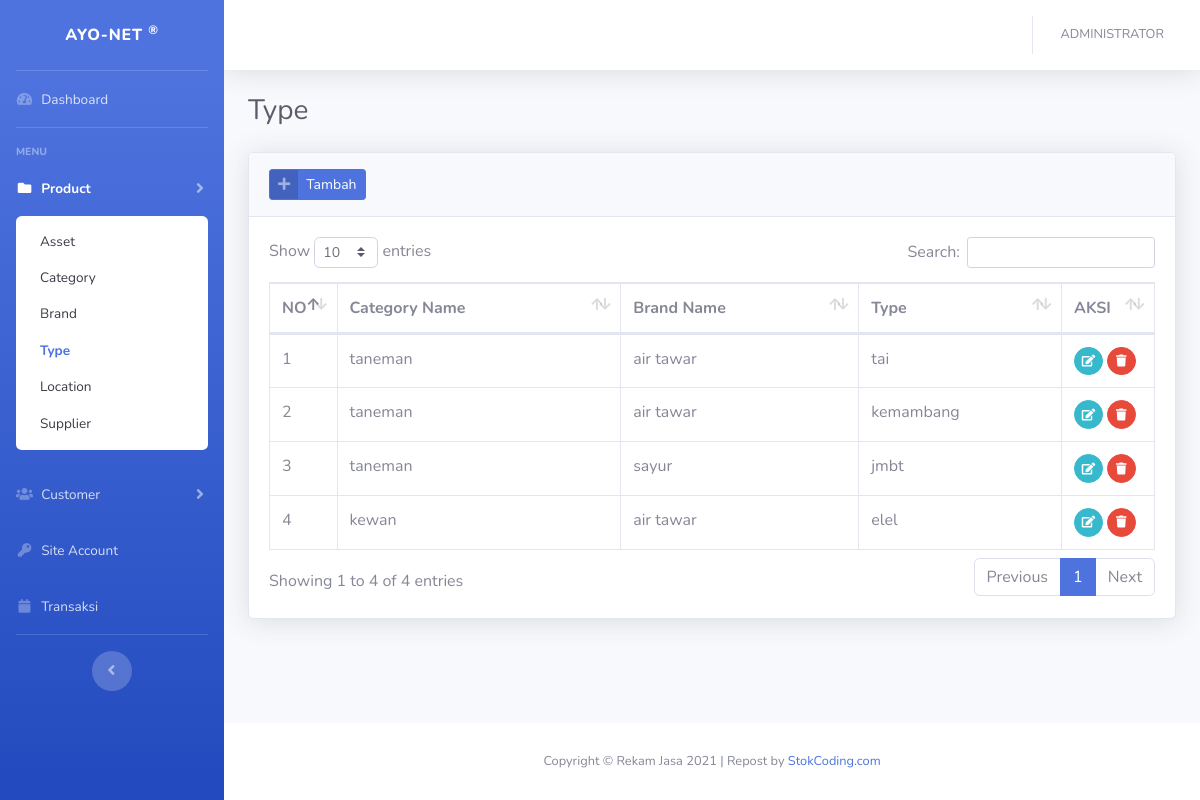
The page /?tipe (signed in) on the database its author committed.
### tables this page shows
CREATE TABLE `tipe` (
  `idtipe` int(11) NOT NULL,
  `namatipe` varchar(50) NOT NULL,
  `tipe_no` varchar(50) NOT NULL,
  `idcat` int(11) NOT NULL,
  `idbrand` int(11) NOT NULL
);

CREATE TABLE `category` (
  `idcat` int(11) NOT NULL,
  `namacat` varchar(50) NOT NULL,
  `cat_no` varchar(50) NOT NULL
);

CREATE TABLE `brand` (
  `idbrand` int(11) NOT NULL,
  `namabrand` varchar(50) NOT NULL,
  `brand_no` varchar(50) NOT NULL,
  `idcat` int(11) NOT NULL
);

### config/function.php (called while the page is built, shortened)
<?php
function encrypt($str) {
return base64_encode($str);
}
function base_url(){
    $base_url= ((isset($_SERVER['HTTPS']) && $_SERVER['HTTPS'] == "on") ? "https" : "http");
    $base_url.= "://".$_SERVER['HTTP_HOST'];
    $base_url.= str_replace(basename($_SERVER['SCRIPT_NAME']),"",$_SERVER['SCRIPT_NAME']);
    return $base_url;
}
?>

### views/produk/tipe.php (the view, shortened to what this page needs)
<div class="container-fluid">
    <div class="d-sm-flex align-items-center justify-content-between mb-4">
        <h1 class="h3 mb-0 text-gray-800">Type</h1>
    </div>
    <div class="card shadow mb-4">
        <div class="card-header py-3">
            <a href="#" class="btn btn-primary btn-icon-split btn-sm" data-toggle="modal" data-target="#transaksiModal"
                onclick="submit('add')">
                <span class="icon text-white-50">
                    <i class="fas fa-plus"></i>
                </span>
                <span class="text">Tambah</span>
            </a>
        </div>
        <div class="card-body">
            <div class="table-responsive">
                <table class="table table-bordered table-hover" id="dataTable" width="100%" cellspacing="0">
                    <thead>
                        <tr>
                            <th width="20">NO</th>
                            <th>Category Name</th>
                            <th>Brand Name</th>
                            <th>Type</th>
                            <th width="50">AKSI</th>
                        </tr>
                    </thead>
                    <tbody>
                        <?php
                        $n=1;
                        $query = mysqli_query($con,"SELECT * FROM category x, brand x1, tipe x2 WHERE x2.idbrand=x1.idbrand and x2.idcat=x.idcat ORDER BY x.namacat DESC") or die(mysqli_error($con));
                        while($row = mysqli_fetch_array($query)):
                        ?>
                        <tr>
                            <td><?= $n++; ?></td>
                            <td><?= $row['namacat']; ?></td>
                            <td><?= $row['namabrand']; ?></td>
                            <td><?= $row['namatipe']; ?></td>
                            <td>
                                <a href="#transaksiModal" data-toggle="modal"
                                    onclick="submit(<?=$row['idtipe'];?>)" class="btn btn-sm btn-circle btn-info"
                                    data-toggle="tooltip" data-placement="top" title="Ubah Data"><i
                                        class="fas fa-edit"></i></a>
                                <a href="<?=base_url();?>process/tipe.php?act=<?=encrypt('delete');?>&id=<?=encrypt($row['idtipe']);?>"
                                    class="btn btn-sm btn-circle btn-danger btn-hapus" data-toggle="tooltip"
                                    data-placement="top" title="Hapus Data"><i class="fas fa-trash"></i></a>
                            </td>
                        </tr>
                        <?php endwhile; ?>
                    </tbody>
                </table>
            </div>
        </div>
    </div>
</div>

### rows shown on the page
tipe: idcat.namacat "taneman", idbrand.namabrand "air tawar", namatipe "tai"
tipe: idcat.namacat "taneman", idbrand.namabrand "air tawar", namatipe "kemambang"
tipe: idcat.namacat "taneman", idbrand.namabrand "sayur", namatipe "jmbt"
tipe: idcat.namacat "kewan", idbrand.namabrand "air tawar", namatipe "elel"

### other values the page prints
$_SESSION['fullname'] "ADMINISTRATOR"
